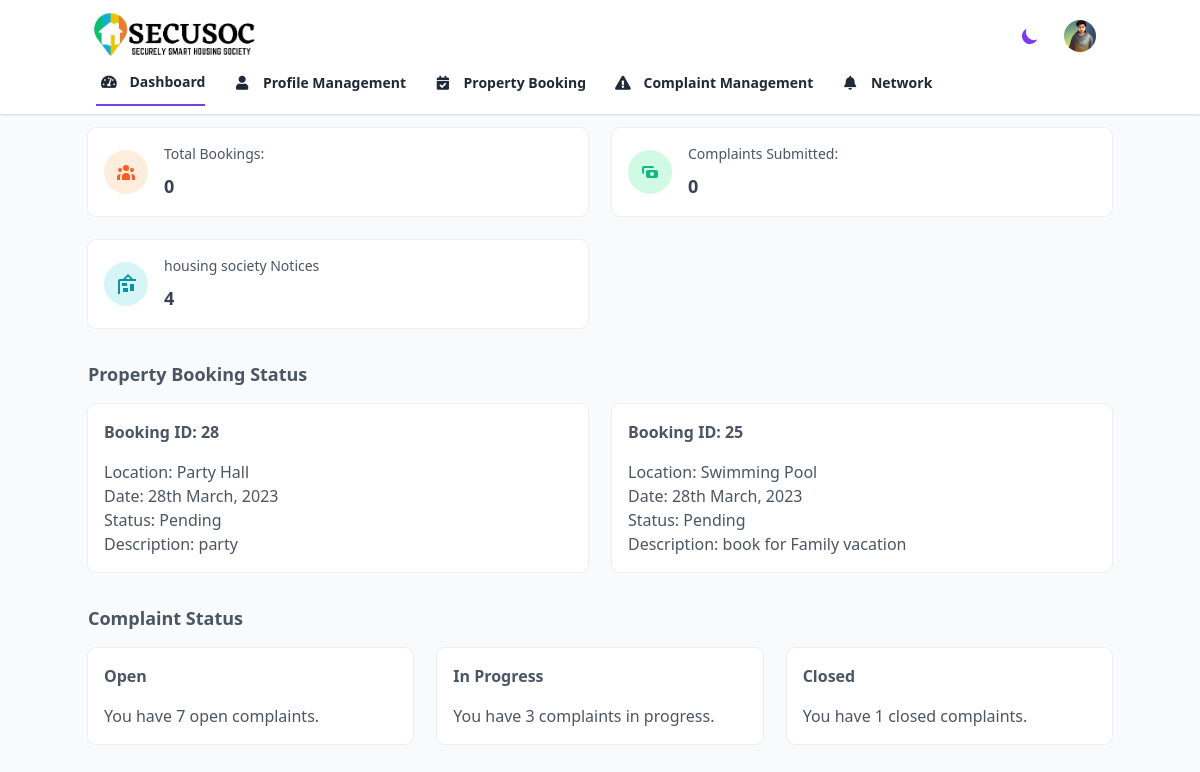
The app's page /member/dashboard.php (signed in) with its own data.
### tables this page shows
CREATE TABLE `property_booking_transaction` (
  `Booking_id` int(4) NOT NULL,
  `User_id` int(4) DEFAULT NULL,
  `Property_id` int(3) NOT NULL,
  `Booking_time` timestamp NULL DEFAULT NULL,
  `Booking_end_time` timestamp NULL DEFAULT NULL,
  `Booking_Description` varchar(100) NOT NULL,
  `P_booking_Status` int(1) NOT NULL
);

CREATE TABLE `property_master` (
  `Property_id` int(2) NOT NULL,
  `Property_Name` varchar(15) NOT NULL
);

### member/dashboard.php (the view, shortened to what this page needs)
<?php require_once '../admin/deshboards/header.php'; ?>
<?php $current_url = 'Dashboard';
include('new.php');
?>
<div class="grid gap-6 mb-8 md:grid-cols-2 xl:grid-cols-3">
  <div class="flex items-center p-4 bg-white rounded-lg shadow-xs dark:bg-gray-800">
    <div class="p-3 mr-4 text-orange-500 bg-orange-100 rounded-full dark:text-orange-100 dark:bg-orange-500">
    </div>
    <div>
      <?php
      $query_total_bookings0 = "SELECT COUNT(*) AS total_bookings FROM property_booking_transaction WHERE User_id = " . $_SESSION['user_id'];
      $result_total_bookings0 = mysqli_query($conn, $query_total_bookings0);
      $row_total_bookings0 = mysqli_fetch_assoc($result_total_bookings0);
      ?>
      <p class="mb-2 text-sm font-medium text-gray-600 dark:text-gray-400">
        Total Bookings:
      </p>
      <p class="text-lg font-semibold text-gray-700 dark:text-gray-200">
        <?php echo $row_total_bookings0["total_bookings"]; ?>
      </p>
    </div>
  </div>
  <div class="flex items-center p-4 bg-white rounded-lg shadow-xs dark:bg-gray-800">
    <div class="p-3 mr-4 text-green-500 bg-green-100 rounded-full dark:text-green-100 dark:bg-green-500">
        <svg class="w-5 h-5" fill="currentColor" viewBox="0 0 20 20">
            <path fill-rule="evenodd" d="M4 4a2 2 0 00-2 2v4a2 2 0 002 2V6h10a2 2 0 00-2-2H4zm2 6a2 2 0 012-2h8a2 2 0 012 2v4a2 2 0 01-2 2H8a2 2 0 01-2-2v-4zm6 4a2 2 0 100-4 2 2 0 000 4z" clip-rule="evenodd"></path>
        </svg>
    </div>
    <div>
        <?php
        $query_total_complaints = "SELECT COUNT(*) AS total_complaints FROM complaint_transaction WHERE User_id = " . $_SESSION['user_id'];
        $result_total_complaints = mysqli_query($conn, $query_total_complaints);
        $row_total_complaints = mysqli_fetch_assoc($result_total_complaints);
        ?>
        <p class="mb-2 text-sm font-medium text-gray-600 dark:text-gray-400">
            Complaints Submitted:
        </p>
        <p class="text-lg font-semibold text-gray-700 dark:text-gray-200">
            <?php echo $row_total_complaints["total_complaints"]; ?>
        </p>
    </div>
</div>
  <div class="flex items-center p-4 bg-white rounded-lg shadow-xs dark:bg-gray-800">
    <div class="p-3 mr-4 text-teal-500 bg-teal-100 rounded-full dark:text-teal-100 dark:bg-teal-500">
      <svg class="w-5 h-5" fill="currentColor" viewBox="0 0 20 20">
        <path fill-rule="evenodd" d="M12.04,2.5L9.53,5H14.53L12.04,2.5M4,7V20H20V7H4M12,0L17,5V5H20A2,2 0 0,1 22,7V20A2,2 0 0,1 20,22H4A2,2 0 0,1 2,20V7A2,2 0 0,1 4,5H7V5L12,0M7,18V14H12V18H7M14,17V10H18V17H14M6,12V9H11V12H6Z" clip-rule="evenodd"></path>
      </svg>
    </div>
    <div>
    <?php
        $query_total_notice = "SELECT COUNT(*) AS total_notice FROM notice_transaction";
        $result_total_notice = mysqli_query($conn, $query_total_notice);
        $row_total_notice = mysqli_fetch_assoc($result_total_notice);
        ?>
      <p class="mb-2 text-sm font-medium text-gray-600 dark:text-gray-400">
      housing society Notices
      </p>
      <p class="text-lg font-semibold text-gray-700 dark:text-gray-200">
      <?php echo $row_total_notice["total_notice"]; ?>
      </p>
    </div>
  </div>
</div>
<h4 class="mb-4 text-lg font-semibold text-gray-600 dark:text-gray-300">
  Property Booking Status
</h4>
<div class="grid gap-6 mb-8 md:grid-cols-2">
  <?php
  $sql = "SELECT pb.Booking_id, pm.Property_Name, pb.Booking_Description, pb.P_booking_Status, pb.Booking_time
          FROM property_booking_transaction pb
          INNER JOIN property_master pm ON pb.Property_id = pm.Property_id
          ORDER BY pb.Booking_time DESC
          LIMIT 2";
  $result = $conn->query($sql);
  if ($result->num_rows > 0) {
    while ($row = $result->fetch_assoc()) {
      $booking_id = $row["Booking_id"];
      $property_name = $row["Property_Name"];
      $booking_description = $row["Booking_Description"];
      $booking_status = $row["P_booking_Status"];
      $booking_time = date("jS F, Y", strtotime($row["Booking_time"]));
      ?>
      <div class="min-w-0 p-4 bg-white rounded-lg shadow-xs dark:bg-gray-800">
        <h4 class="mb-4 font-semibold text-gray-600 dark:text-gray-300">
          Booking ID: <?php echo $booking_id; ?>
        </h4>
        <p class="text-gray-600 dark:text-gray-400">
          Location: <?php echo $property_name; ?>
        </p>
        <p class="text-gray-600 dark:text-gray-400">
          Date: <?php echo $booking_time; ?>
        </p>
        <p class="text-gray-600 dark:text-gray-400">
          Status: <?php echo ($booking_status == 1) ? "Approved" : "Pending"; ?>
        </p>
        <p class="text-gray-600 dark:text-gray-400">
          Description: <?php echo $booking_description; ?>
        </p>
      </div>
    <?php
    }
  } else {
    ?>
    <p>No bookings found.</p>
  <?php
  }
  ?>
</div>
<h4 class="mb-4 text-lg font-semibold text-gray-600 dark:text-gray-300">
  Complaint Status
</h4>
<div class="grid gap-6 mb-8 md:grid-cols-3">
  <div class="min-w-0 p-4 bg-white rounded-lg shadow-xs dark:bg-gray-800">
    <h4 class="mb-4 font-semibold text-gray-600 dark:text-gray-300">
      Open
    </h4>
    <?php
      $sql = "SELECT COUNT(*) AS count FROM complaint_transaction WHERE Complaint_Status=1";
      $result = mysqli_query($conn, $sql);
      $row = mysqli_fetch_assoc($result);
      $count = $row['count'];
    ?>
    <p class="text-gray-600 dark:text-gray-400">
      You have <?php echo $count; ?> open complaints.
    </p>
  </div>
  <div class="min-w-0 p-4 bg-white rounded-lg shadow-xs dark:bg-gray-800">
    <h4 class="mb-4 font-semibold text-gray-600 dark:text-gray-300">
      In Progress
    </h4>
    <?php
      $sql = "SELECT COUNT(*) AS count FROM complaint_transaction WHERE Complaint_Status=2";
      $result = mysqli_query($conn, $sql);
      $row = mysqli_fetch_assoc($result);
      $count = $row['count'];
    ?>
    <p class="text-gray-600 dark:text-gray-400">
      You have <?php echo $count; ?> complaints in progress.
    </p>
  </div>
  <div class="min-w-0 p-4 bg-white rounded-lg shadow-xs dark:bg-gray-800">
    <h4 class="mb-4 font-semibold text-gray-600 dark:text-gray-300">
      Closed
    </h4>
    <?php
      $sql = "SELECT COUNT(*) AS count FROM complaint_transaction WHERE Complaint_Status=0";
      $result = mysqli_query($conn, $sql);
      $row = mysqli_fetch_assoc($result);
      $count = $row['count'];
    ?>
    <p class="text-gray-600 dark:text-gray-400">
      You have <?php echo $count; ?> closed complaints.
    </p>
  </div>
</div>
<?php require_once '../admin/deshboards/footer.php'; ?>

### records on screen
property_booking_transaction: Booking_id "28", Property.Property_Name "Party Hall", Booking_time "28th March, 2023", P_booking_Status "Pending", Booking_Description "party"
property_booking_transaction: Booking_id "25", Property.Property_Name "Swimming Pool", Booking_time "28th March, 2023", P_booking_Status "Pending", Booking_Description "book for Family vacation"

### other values on screen
$row_total_bookings0["total_bookings"] "0"
$row_total_complaints["total_complaints"] "0"
$row_total_notice["total_notice"] "4"
$count "7"
$count "3"
$count "1"
